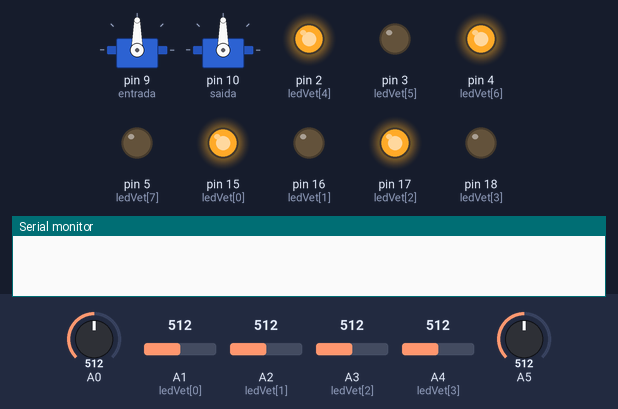
Simulated run of this sketch. Board: Arduino Uno, built with avr-gcc and run on an emulated ATmega328P. Parts: 2 × servo, output pins drawn as LEDs (lit = HIGH), the last lines printed to the serial monitor. The inputs (shaded band) are chosen by the test bench; at power-on: A0 = 512, A1 (ledVet[0]) = 512, A2 (ledVet[1]) = 512, A3 (ledVet[2]) = 512, A4 (ledVet[3]) = 512, A5 = 512.

Above: at 4.8 s.
4.9 s: A0 set to 478
At 6.2 s:
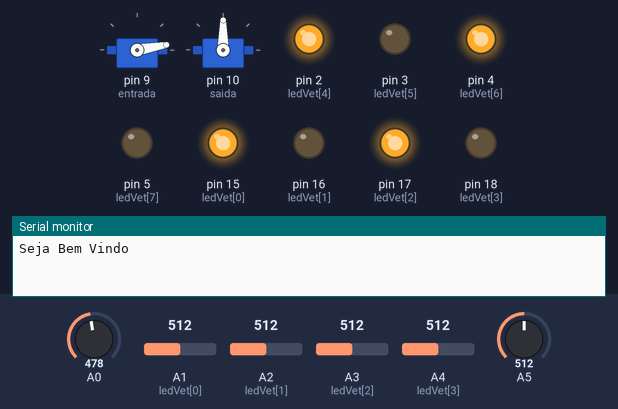
7.1 s: A1 (ledVet[0]) set to 500
8.8 s: A1 (ledVet[0]) set to 480
At 12.2 s:
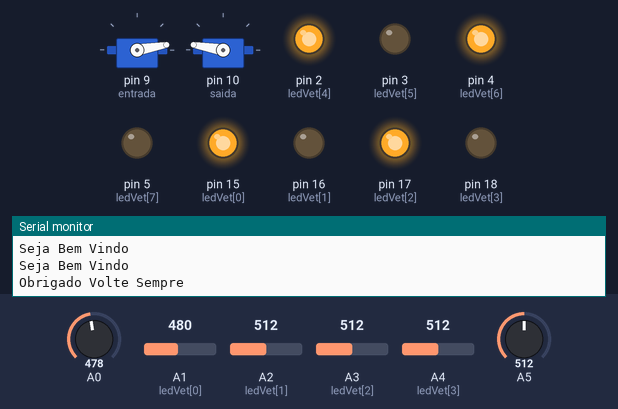
12.8 s: A2 (ledVet[1]) set to 785
16.8 s: A2 (ledVet[1]) set to 813
At 18.1 s:
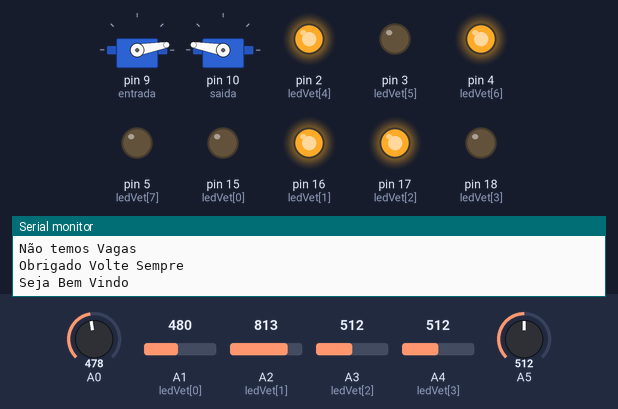
19.1 s: A3 (ledVet[2]) set to 810
At 20.9 s:
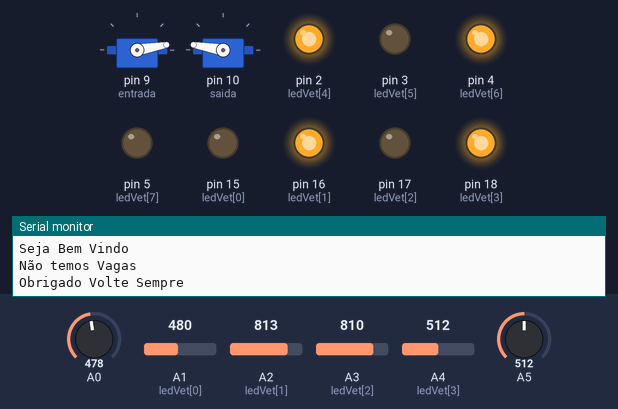
Timing chart, 0 to 22.1 s (numbered marks = the images above; inputs shaded):
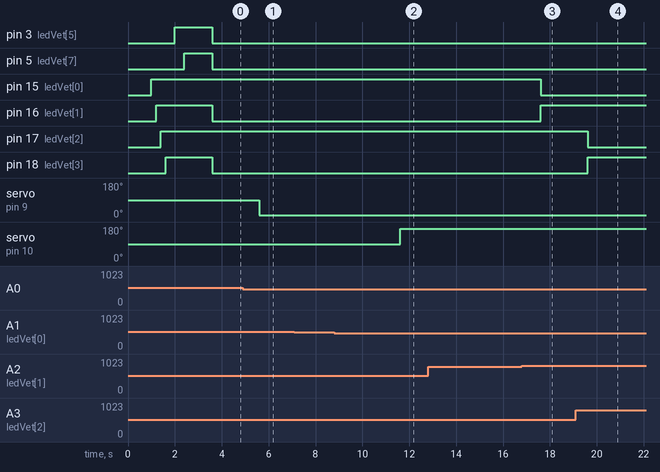

The sketch:

Estacionamento_autonomo.ino
```cpp
#include <Servo.h>

Servo entrada,saida;

//vetor com os leds
const int iQuantLed = 8;
const int ledVet[iQuantLed] = {15, 16, 17, 18, 2, 3, 4, 5};

//vetor com os pinos dos leds
const int iQuantSensor = 6;
const int sensorPinVet[iQuantSensor] = {0, 1, 2, 3, 4, 5};

//vetor com os valores do sensores
int sensorVet[iQuantSensor] = {0, 0, 0, 0, 0, 0};

//Quantidade de vagas
const int tlVagas = 4;
int contVagas = 0;

int pos = 0;

const long espAbertCancEntr = 2000;
unsigned long ultAbertCancEntr = 0;

const long espAbertCancSaida = 3500;
unsigned long ultAbertCancSaida = 0;

//Desliga todos os leds, apos 1s liga todos os leds por 1 s e depois apaga todos os leds vermelhos
void testaLed () {
  //Serial.println("-----------Inicio teste dos leds-----------");
  for (int i = 0; i < iQuantLed; i++) {
    digitalWrite(ledVet[i], LOW);
  }
  delay(1000);

  for (int i = 0; i < iQuantLed; i++) {
    digitalWrite(ledVet[i], HIGH);
    delay(200);
  }
  delay(1000);
  for (int i = 1; i < iQuantLed; i = i+2) {
    digitalWrite(ledVet[i], LOW);
  }

  //Serial.println("-----------Fim teste dos leds-----------");
}

//le todos os sensores
void readSensor(int sensor[]) {

  for (int i = 0; i < iQuantSensor; i++) {
    sensor[i] = analogRead(sensorPinVet[i]);
    //Serial.print("Sensor ");
    //Serial.print(i);
    //Serial.print(" : ");
    //Serial.println(sensor[i]);
    //delay(200);
  }
  //Serial.println("-----------------------");
}

void setup() {
  Serial.begin(9600);
  //declaração
  for (int i = 0; i < iQuantLed; i++) {
    pinMode(ledVet[i], OUTPUT);
  }

  entrada.attach(9);
  entrada.write(90);

  saida.attach(10);
  entrada.write(90);

  testaLed();

}

void loop() {
  readSensor(sensorVet);
  unsigned long currentMillis = millis();
  for (int i = 0; i < iQuantSensor; i++) {
    if(i==0){
      if(currentMillis - ultAbertCancEntr >= espAbertCancEntr){
        if(sensorVet[i] < 490){
          //Serial.println("abrir porta");
          if(contVagas <  tlVagas){
            entrada.write(10);
            contVagas += 1;
            Serial.println("Seja Bem Vindo");
          }else{
            Serial.println("Não temos Vagas");
          }
        }else{
          if(entrada.read() != 90){
            entrada.write(90);
          }
        }
        ultAbertCancEntr = currentMillis;
      }
    }else if (i==1) {
      if(currentMillis - ultAbertCancSaida >= espAbertCancSaida){
        if(sensorVet[i] < 490){
          //Serial.println("na porta");
          saida.write(170);
          contVagas -= 1;
          Serial.println("Obrigado Volte Sempre");
        }else{
          if(saida.read() != 90){
            saida.write(90);
          }
        }
        ultAbertCancSaida = currentMillis;
     }
    }else if (i>=2) {
        if(sensorVet[i] > 800){
          digitalWrite(ledVet[2*(i-2)], LOW);
          digitalWrite(ledVet[2*(i-2)+1], HIGH);
        } else {
          digitalWrite(ledVet[2*(i-2)], HIGH);
          digitalWrite(ledVet[2*(i-2)+1], LOW);
        }
    }
 }
 delay(1000);
}
```

Measured:
- the behaviour switches between 490 and 489 on A0 (found by bisection; images 0 and 1)
- the behaviour switches between 490 and 489 on A1 (ledVet[0]) (found by bisection; images 1 and 2)
- the behaviour switches between 800 and 801 on A2 (ledVet[1]) (found by bisection; images 2 and 3)
- after the input at 4.9 s, servo on pin 9 (entrada): 90° → 10° after 0.70 s
- after the input at 8.8 s, servo on pin 10 (saida): 90° → 170° after 2.8 s
- after the input at 16.8 s, pin 15 (ledVet[0]): HIGH → LOW after 0.81 s; pin 16 (ledVet[1]): LOW → HIGH after 0.81 s
- after the input at 19.1 s, pin 17 (ledVet[2]): HIGH → LOW after 0.51 s; pin 18 (ledVet[3]): LOW → HIGH after 0.51 s
